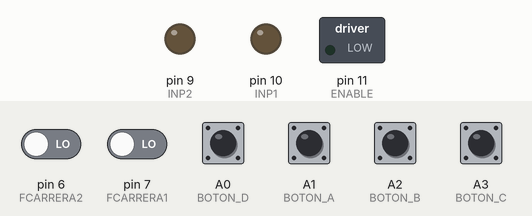
A sketch run on a simulated Arduino Uno, built with avr-gcc and run on an emulated ATmega328P. Parts: switched loads named in the sketch (green lamp = pin HIGH), output pins drawn as LEDs (lit = HIGH). The test bench sets the inputs (shaded band); at power-on: A0 (BOTON_D), A1 (BOTON_A), A2 (BOTON_B), A3 (BOTON_C), pin 6 (FCARRERA2), pin 7 (FCARRERA1) LOW.

Above: at 1.2 s.
1.3 s: A0 (BOTON_D) pulled HIGH for 0.15 s
At 1.8 s:
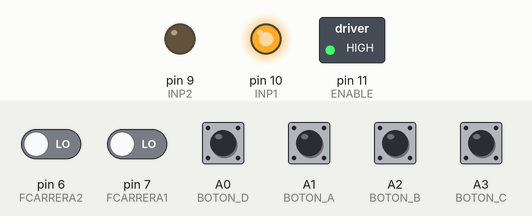
2.9 s: pin 6 (FCARRERA2) driven HIGH
At 3.6 s:
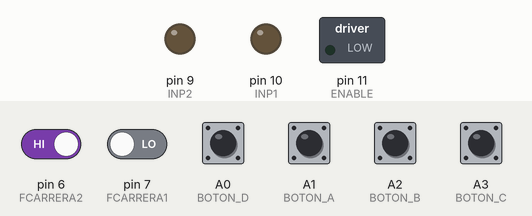
4.4 s: A3 (BOTON_C) pulled HIGH for 0.15 s
At 5.3 s:
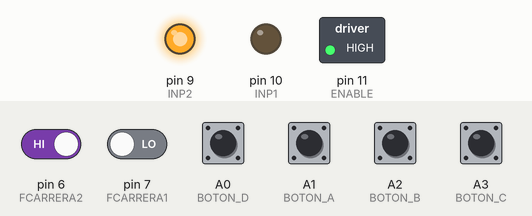
6.0 s: pin 7 (FCARRERA1) driven HIGH
At 7.2 s:
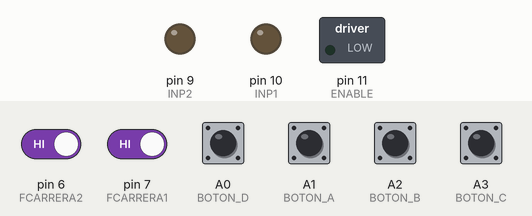
Timing chart, 0 to 8.5 s (numbered marks = the images above; inputs shaded):
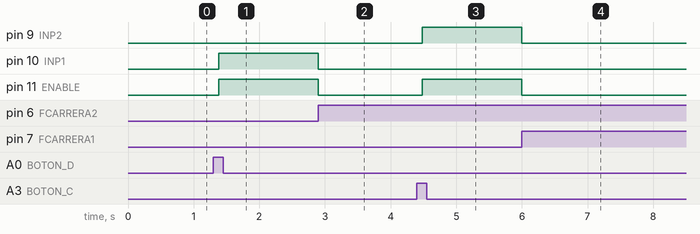

Measured:
- after the input at 1.3 s, pin 10 (INP1), pin 11 (ENABLE): LOW → HIGH after 0.08 s
- after the input at 2.9 s, pin 10 (INP1), pin 11 (ENABLE): HIGH → LOW at once
- after the input at 4.4 s, pin 9 (INP2), pin 11 (ENABLE): LOW → HIGH after 0.08 s
- after the input at 6.0 s, pin 9 (INP2), pin 11 (ENABLE): HIGH → LOW at once

The sketch:

cod_Modificado.ino
```cpp
int estado = 0;
int anterior = 0;
int ENABLE = 11; //pin de control L293d
int INP1 = 10; //subida
int INP2 = 9;  //bajada
int BOTON_A = A1;//declara pines de uso para pulsador//
int estadoA = 0;
int BOTON_B = A2;
int estadoB = 0;
int BOTON_C = A3;
int estadoC = 0;
int BOTON_D = A0;
int estadoD = 0;
int FCARRERA1 = 7; //PINES de entrada de final de carrera por piso//
int FCARRERA2 = 6;
int FCARRERA3 = 5;
int flag1 = LOW;
int flag2 = LOW;
int flag3 = LOW;
int cnta = 0;
int cntb = 0;
int cntc = 0;
int cntd = 0;
void setup() {
  // Inicializamos los pines del chip como salida:

  pinMode(ENABLE, OUTPUT);
  pinMode(INP1, OUTPUT);
  pinMode(INP2, OUTPUT);
  pinMode(FCARRERA1, INPUT);//final de carrera primer piso
  pinMode(FCARRERA2, INPUT);//final de carrera segundo piso
  pinMode(FCARRERA3, INPUT);//final de carrera tercer piso

  pinMode(BOTON_A, INPUT);
  pinMode(BOTON_B, INPUT);
  pinMode(BOTON_C, INPUT);
  pinMode(BOTON_D, INPUT);

  digitalWrite(INP1, LOW);
  digitalWrite(INP2, LOW);
  digitalWrite(ENABLE, LOW);
}
void loop() {
  pulso(BOTON_A, 1, estado, anterior, estadoA); //segundo piso subida
  if  (estadoA == 1 && cnta == 0) //SEGUNDO PISO SUBIDA /
  {
    cntb = 0;
    cntc = 0;
    cntd = 0;
    cnta ++;

    digitalWrite(INP1, HIGH);
    digitalWrite(INP2, LOW);
    digitalWrite(ENABLE, HIGH);
    do {
      flag2 = digitalRead(FCARRERA2);
    } while (flag2 == LOW);
    digitalWrite(ENABLE, LOW);
    digitalWrite(INP1, LOW);
    flag2 = 0;
    estadoA = 0;
  }
  pulso(BOTON_B, 2, estado, anterior, estadoB); //tercer piso subida
  if  (estadoB == 2 && cntb == 0 && cnta != 2) //TERCER PISO SUBIDA /
  {
    cnta ++;
    cntc = 0;
    cntd = 0;
    cntb ++;

    digitalWrite(INP1, HIGH);
    digitalWrite(INP2, LOW);
    digitalWrite(ENABLE, HIGH);
    do {
      flag3 = digitalRead(FCARRERA3);
    } while (flag3 == LOW);

    digitalWrite(ENABLE, LOW);
    digitalWrite(INP1, LOW);
    flag3 = 0;
    estadoB = 0;

  }
  pulso(BOTON_C, 3, estado, anterior, estadoC); //segundo piso bajada
  if  (estadoC == 3 && cntc == 0) //TERCER PISO BAJADA /
  {
    cnta = 0;
    cntb = 0;
    cntd = 0;
    cntc ++;

    digitalWrite(INP1, LOW);
    digitalWrite(INP2, HIGH);
    digitalWrite(ENABLE, HIGH);
    do {
      flag2 = digitalRead(FCARRERA2);
    } while (flag2 == LOW);

    digitalWrite(ENABLE, LOW);
    digitalWrite(INP2, LOW);
    flag2 = 0;
    estadoC = 0;

  }
  pulso(BOTON_D, 4, estado, anterior, estadoD); //primer piso bajada
  if  (estadoD == 4 && cntd == 0 && cntc != 2) //SEGUNDO PISO BAJADA /
  {
    cnta = 0;
    cntb = 0;
    cntc ++;
    cntd ++;

    digitalWrite(INP1, LOW);
    digitalWrite(INP2, HIGH);
    digitalWrite(ENABLE, HIGH);
    do {
      flag1 = digitalRead(FCARRERA1);
    } while (flag1 == LOW);

    digitalWrite(ENABLE, LOW);
    digitalWrite(INP2, LOW);
    flag1 = 0;
    estadoD = 0;
  }

  digitalWrite(INP1, LOW);
  digitalWrite(INP2, LOW);
  digitalWrite(ENABLE, LOW);
  estadoA = 0;
  estadoB = 0;
  estadoC = 0;
  estadoD = 0;
}

void pulso(int boton, int orden, int &estado, int &anterior, int &sal) {
  estado = digitalRead(boton);
  if ((estado == LOW) && (anterior == HIGH)) {
    sal = orden;
  }
  anterior = estado;
  delay(20);
}
```
